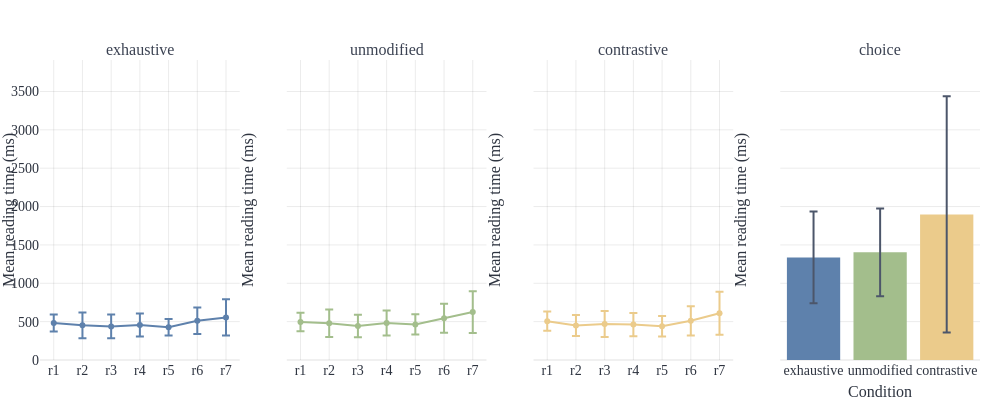

Notebook code for this chart:
### Code cell
from plotly.subplots import make_subplots
import plotly.graph_objects as go
import plotly.express as px

# Use winsorized aggregate if you kept a separate variable; otherwise use agg_plot
plot_source = agg_plot_wins if 'agg_plot_wins' in globals() else agg_plot.copy()

# Determine three_conditions (prefer canonical)
preferred = ['exhaustive', 'unmodified', 'contrastive']
present_conditions = plot_source['condition'].dropna().astype(str).unique().tolist()
three_conditions = [c for c in preferred if c in present_conditions]
if len(three_conditions) < 3:
    three_conditions = present_conditions[:3]

# Regions (exclude 'choice' from region facets)
full_region_order = [f"r{i}" for i in range(1, 8)]
region_order = full_region_order[:]

# Data frames
region_df = plot_source[
    plot_source['region'].isin(region_order) &
    plot_source['condition'].isin(three_conditions)
].copy()
region_df['region'] = pd.Categorical(region_df['region'], categories=region_order, ordered=True)

choice_df = plot_source[plot_source['region'].astype(str) == 'choice'].copy()
choice_df = choice_df[choice_df['condition'].isin(three_conditions)]

# Build color map
palette = nord
color_map = {cond: palette[i % len(palette)] for i, cond in enumerate(three_conditions)}

# Global y-range with error bars
all_y = pd.concat([
    region_df['mean_reading_time'] + region_df['std_reading_time'].fillna(0),
    choice_df['mean_reading_time'] + choice_df['std_reading_time'].fillna(0)
]).dropna()

ymin = float(pd.concat([
    region_df['mean_reading_time'] - region_df['std_reading_time'].fillna(0),
    choice_df['mean_reading_time'] - choice_df['std_reading_time'].fillna(0)
]).min()) if not all_y.isnull().all() else 0.0

ymax = float(all_y.max()) if not all_y.isnull().all() else 1.0
ypad = (ymax - ymin) * 0.15 if (ymax - ymin) > 0 else 10.0
ymin = max(0.0, ymin - ypad)
ymax = ymax + ypad

# Build subplots
n_cols = len(three_conditions) + 1
subplot_titles = [f"{c}" for c in three_conditions] + ['choice']
fig = make_subplots(rows=1, cols=n_cols, shared_yaxes=True, subplot_titles=subplot_titles)

# Region lines
for ci, cond in enumerate(three_conditions, start=1):
    d = region_df[region_df['condition'].astype(str) == cond].sort_values('region')
    if d.empty:
        continue

    cond_color = color_map.get(cond)
    fig.add_trace(
        go.Scatter(
            x=d['region'].astype(str),
            y=d['mean_reading_time'],
            mode='lines+markers',
            name=cond,
            error_y=dict(type='data', array=d['std_reading_time'].fillna(0).to_numpy()),
            marker=dict(size=6, color=cond_color),
            line=dict(width=2, color=cond_color),
        ),
        row=1, col=ci
    )
    fig.update_xaxes(categoryorder='array', categoryarray=region_order, row=1, col=ci)
    fig.update_yaxes(title_text='Mean reading time (ms)', row=1, col=ci, range=[ymin, ymax])

# Choice bars
choice_col = n_cols
if not choice_df.empty:
    choice_df['condition'] = pd.Categorical(choice_df['condition'].astype(str), categories=three_conditions, ordered=True)

    for cond in three_conditions:
        d = choice_df[choice_df['condition'].astype(str) == cond]
        if d.empty:
            continue

        cond_color = color_map.get(cond)
        fig.add_trace(
            go.Bar(
                x=[cond],
                y=[d['mean_reading_time'].iloc[0]],
                name=cond,
                marker_color=cond_color,
                error_y=dict(type='data', array=[float(d['std_reading_time'].fillna(0).iloc[0])], color=snow[2]),
            ),
            row=1, col=choice_col
        )

    fig.update_xaxes(title_text='Condition', row=1, col=choice_col)
    fig.update_yaxes(title_text='Mean reading time (ms)', row=1, col=choice_col, range=[ymin, ymax])

# Layout
fig.update_layout(
    base_layout,
    template='nord_light_paper',
    showlegend=False,
    # title='Mean Reading Times (RTs): Sentence Regions and Choices (winsorized at mean + 2SD)',
)

# fig.update_yaxes(automargin=True, title_standoff=10)

fig.show()

# Save
fig.write_image(plots / "reading_times.png", scale=3)
fig.write_html(plots / "reading_times.html", include_plotlyjs='cdn')

### Figure 1 — Plotly figure (JSON) as saved in the notebook; plotly's stock layout.template omitted (floating-point values rounded to 4 significant figures)
{"data": [{"error_y": {"array": [110.9, 168.3, 154.2, 149.7, 107.4, 172.4, 236.5], "type": "data"}, "line": {"color": "#5e81ac", "width": 2}, "marker": {"color": "#5e81ac", "size": 6}, "mode": "lines+markers", "name": "exhaustive", "type": "scatter", "x": ["r1", "r2", "r3", "r4", "r5", "r6", "r7"], "xaxis": "x", "y": [481.2, 451.9, 437.5, 455.8, 427.2, 511.1, 554.4], "yaxis": "y"}, {"error_y": {"array": [121.6, 179.5, 146.7, 162.9, 132.1, 189.2, 272.2], "type": "data"}, "line": {"color": "#a3be8c", "width": 2}, "marker": {"color": "#a3be8c", "size": 6}, "mode": "lines+markers", "name": "unmodified", "type": "scatter", "x": ["r1", "r2", "r3", "r4", "r5", "r6", "r7"], "xaxis": "x2", "y": [495.7, 478.9, 443.4, 483.7, 463.5, 544.8, 624.5], "yaxis": "y2"}, {"error_y": {"array": [126.0, 137.5, 170.3, 150.9, 133.1, 189.8, 280.4], "type": "data"}, "line": {"color": "#ebcb8b", "width": 2}, "marker": {"color": "#ebcb8b", "size": 6}, "mode": "lines+markers", "name": "contrastive", "type": "scatter", "x": ["r1", "r2", "r3", "r4", "r5", "r6", "r7"], "xaxis": "x3", "y": [506.3, 449.4, 468.9, 461.3, 439.3, 510.5, 610.6], "yaxis": "y3"}, {"error_y": {"array": [597.5], "color": "#4c566a", "type": "data"}, "marker": {"color": "#5e81ac"}, "name": "exhaustive", "type": "bar", "x": ["exhaustive"], "xaxis": "x4", "y": [1337.0], "yaxis": "y4"}, {"error_y": {"array": [573.1], "color": "#4c566a", "type": "data"}, "marker": {"color": "#a3be8c"}, "name": "unmodified", "type": "bar", "x": ["unmodified"], "xaxis": "x4", "y": [1403.0], "yaxis": "y4"}, {"error_y": {"array": [1540.0], "color": "#4c566a", "type": "data"}, "marker": {"color": "#ebcb8b"}, "name": "contrastive", "type": "bar", "x": ["contrastive"], "xaxis": "x4", "y": [1898.0], "yaxis": "y4"}], "layout": {"annotations": [{"font": {"size": 16}, "showarrow": false, "text": "exhaustive", "x": 0.1062, "xanchor": "center", "xref": "paper", "y": 1, "yanchor": "bottom", "yref": "paper"}, {"font": {"size": 16}, "showarrow": false, "text": "unmodified", "x": 0.3688, "xanchor": "center", "xref": "paper", "y": 1, "yanchor": "bottom", "yref": "paper"}, {"font": {"size": 16}, "showarrow": false, "text": "contrastive", "x": 0.6313, "xanchor": "center", "xref": "paper", "y": 1, "yanchor": "bottom", "yref": "paper"}, {"font": {"size": 16}, "showarrow": false, "text": "choice", "x": 0.8938, "xanchor": "center", "xref": "paper", "y": 1, "yanchor": "bottom", "yref": "paper"}], "height": 400, "margin": {"b": 40, "l": 40, "r": 20, "t": 60}, "showlegend": false, "width": 1000, "xaxis": {"anchor": "y", "categoryarray": ["r1", "r2", "r3", "r4", "r5", "r6", "r7"], "categoryorder": "array", "domain": [0, 0.2125]}, "xaxis2": {"anchor": "y2", "categoryarray": ["r1", "r2", "r3", "r4", "r5", "r6", "r7"], "categoryorder": "array", "domain": [0.2625, 0.475]}, "xaxis3": {"anchor": "y3", "categoryarray": ["r1", "r2", "r3", "r4", "r5", "r6", "r7"], "categoryorder": "array", "domain": [0.525, 0.7375]}, "xaxis4": {"anchor": "y4", "domain": [0.7875, 1], "title": {"text": "Condition"}}, "yaxis": {"anchor": "x", "domain": [0, 1], "range": [0, 3910.0], "title": {"text": "Mean reading time (ms)"}}, "yaxis2": {"anchor": "x2", "domain": [0, 1], "matches": "y", "range": [0, 3910.0], "showticklabels": false, "title": {"text": "Mean reading time (ms)"}}, "yaxis3": {"anchor": "x3", "domain": [0, 1], "matches": "y", "range": [0, 3910.0], "showticklabels": false, "title": {"text": "Mean reading time (ms)"}}, "yaxis4": {"anchor": "x4", "domain": [0, 1], "matches": "y", "range": [0, 3910.0], "showticklabels": false, "title": {"text": "Mean reading time (ms)"}}}}
